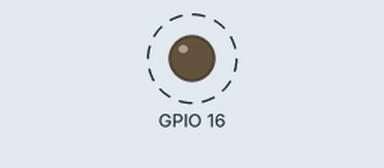
Bench run of a sketch on a simulated ESP32. On the bench: output pins drawn as LEDs (lit = HIGH). Dashed ring = blinking. What the sketch prints to the serial monitor is not drawn.

Above: at 0.5 s.
Timing chart, 0 to 4.6 s (numbered marks = the images above):
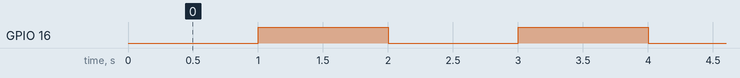

The sketch:

ESP32_blinktimer.ino
```cpp
// (licence header left out)
hw_timer_t * timer = NULL;
volatile uint8_t ledstat = 0;

void IRAM_ATTR onTimer(){
  ledstat=1-ledstat;
  digitalWrite(16, ledstat);   // turn the LED on or off
}

void setup() {
  Serial.begin(115200);

  pinMode(16, OUTPUT);
  digitalWrite(16, LOW);    // turn the LED off by making the voltage LOW

  Serial.println("start timer ");
  timer = timerBegin(0, 80, true);  // timer 0, MWDT clock period = 12.5 ns * TIMGn_Tx_WDT_CLK_PRESCALE -> 12.5 ns * 80 -> 1000 ns = 1 us, countUp
  timerAttachInterrupt(timer, &onTimer, true); // edge (not level) triggered
  timerAlarmWrite(timer, 1000000, true); // 1000000 * 1 us = 1 s, autoreload true
  timerAlarmEnable(timer); // enable
}

void loop() {
  // nope nothing here
  vTaskDelay(portMAX_DELAY); // wait as much as posible ...
}
```

Measured:
- by itself, GPIO 16: alternates HIGH for 1.0 s and LOW for 1.0 s
